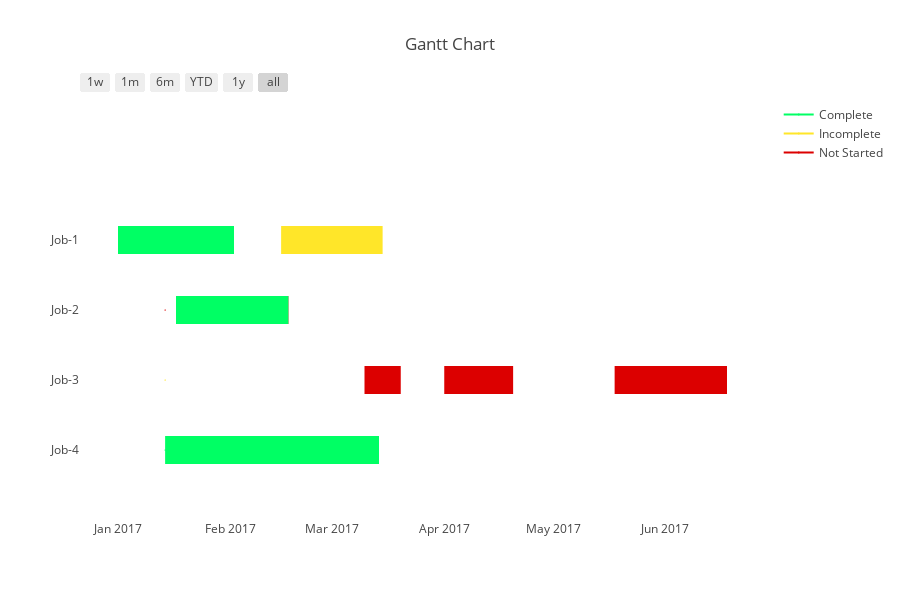

Here is the notebook cell this chart was saved with:
### Markdown cell above
# Group Tasks Together

### Code cell
import plotly.figure_factory as ff

df = [dict(Task="Job-1", Start='2017-01-01', Finish='2017-02-02', Resource='Complete'),
      dict(Task="Job-1", Start='2017-02-15', Finish='2017-03-15', Resource='Incomplete'),
      dict(Task="Job-2", Start='2017-01-17', Finish='2017-02-17', Resource='Not Started'),
      dict(Task="Job-2", Start='2017-01-17', Finish='2017-02-17', Resource='Complete'),
      dict(Task="Job-3", Start='2017-03-10', Finish='2017-03-20', Resource='Not Started'),
      dict(Task="Job-3", Start='2017-04-01', Finish='2017-04-20', Resource='Not Started'),
      dict(Task="Job-3", Start='2017-05-18', Finish='2017-06-18', Resource='Not Started'),
      dict(Task="Job-4", Start='2017-01-14', Finish='2017-03-14', Resource='Complete')]

colors = {'Not Started': 'rgb(220, 0, 0)',
          'Incomplete': (1, 0.9, 0.16),
          'Complete': 'rgb(0, 255, 100)'}

fig = ff.create_gantt(df, colors=colors, index_col='Resource', show_colorbar=True, group_tasks=True)
pyo.iplot(fig, filename='gantt-group-tasks-together')

### Figure 1 — Plotly figure (JSON) as saved in the notebook; plotly's stock layout.template omitted (floating-point values rounded to 4 significant figures)
{"data": [{"marker": {"color": "white"}, "name": "", "showlegend": false, "type": "scatter", "uid": "6f46074d-b784-4ee2-b921-ec9f4ecb8fd9", "x": ["2017-01-01", "2017-02-02"], "y": [3, 3]}, {"marker": {"color": "white"}, "name": "", "showlegend": false, "type": "scatter", "uid": "f4f263b4-bbdf-4ac8-85ba-dd6180c94dc1", "x": ["2017-02-15", "2017-03-15"], "y": [3, 3]}, {"marker": {"color": "white"}, "name": "", "showlegend": false, "type": "scatter", "uid": "5c1188d6-b90d-4e45-8d29-d4460b7de82a", "x": ["2017-01-17", "2017-02-17"], "y": [2, 2]}, {"marker": {"color": "white"}, "name": "", "showlegend": false, "type": "scatter", "uid": "4d706040-466d-4667-b72a-7b031cf738d7", "x": ["2017-01-17", "2017-02-17"], "y": [2, 2]}, {"marker": {"color": "white"}, "name": "", "showlegend": false, "type": "scatter", "uid": "85a620aa-8b00-4948-94ac-baae471926b9", "x": ["2017-03-10", "2017-03-20"], "y": [1, 1]}, {"marker": {"color": "white"}, "name": "", "showlegend": false, "type": "scatter", "uid": "aa917a69-e112-4858-a69a-95bd277b8435", "x": ["2017-04-01", "2017-04-20"], "y": [1, 1]}, {"marker": {"color": "white"}, "name": "", "showlegend": false, "type": "scatter", "uid": "0b446d4d-a59b-4c5f-a66b-57dbc0c12526", "x": ["2017-05-18", "2017-06-18"], "y": [1, 1]}, {"marker": {"color": "white"}, "name": "", "showlegend": false, "type": "scatter", "uid": "1a20837b-7c9d-4494-b30d-c22cd1761f39", "x": ["2017-01-14", "2017-03-14"], "y": [0, 0]}, {"hoverinfo": "none", "marker": {"color": "rgb(0, 255, 100)", "size": 1}, "name": "Complete", "showlegend": true, "type": "scatter", "uid": "d2ccad70-f742-4cde-ae39-98a1eb3751b8", "x": ["2017-01-14", "2017-01-14"], "y": [0, 0]}, {"hoverinfo": "none", "marker": {"color": "rgb(255, 230, 41)", "size": 1}, "name": "Incomplete", "showlegend": true, "type": "scatter", "uid": "059a192c-a745-4687-8f44-635e7aeaec19", "x": ["2017-01-14", "2017-01-14"], "y": [1, 1]}, {"hoverinfo": "none", "marker": {"color": "rgb(220, 0, 0)", "size": 1}, "name": "Not Started", "showlegend": true, "type": "scatter", "uid": "cc857fe4-3f5c-4640-907b-932050ffe8a6", "x": ["2017-01-14", "2017-01-14"], "y": [2, 2]}], "layout": {"height": 600, "hovermode": "closest", "shapes": [{"fillcolor": "rgb(0, 255, 100)", "line": {"width": 0}, "opacity": 1, "type": "rect", "x0": "2017-01-01", "x1": "2017-02-02", "xref": "x", "y0": 2.8, "y1": 3.2, "yref": "y"}, {"fillcolor": "rgb(255, 230, 41)", "line": {"width": 0}, "opacity": 1, "type": "rect", "x0": "2017-02-15", "x1": "2017-03-15", "xref": "x", "y0": 2.8, "y1": 3.2, "yref": "y"}, {"fillcolor": "rgb(220, 0, 0)", "line": {"width": 0}, "opacity": 1, "type": "rect", "x0": "2017-01-17", "x1": "2017-02-17", "xref": "x", "y0": 1.8, "y1": 2.2, "yref": "y"}, {"fillcolor": "rgb(0, 255, 100)", "line": {"width": 0}, "opacity": 1, "type": "rect", "x0": "2017-01-17", "x1": "2017-02-17", "xref": "x", "y0": 1.8, "y1": 2.2, "yref": "y"}, {"fillcolor": "rgb(220, 0, 0)", "line": {"width": 0}, "opacity": 1, "type": "rect", "x0": "2017-03-10", "x1": "2017-03-20", "xref": "x", "y0": 0.8, "y1": 1.2, "yref": "y"}, {"fillcolor": "rgb(220, 0, 0)", "line": {"width": 0}, "opacity": 1, "type": "rect", "x0": "2017-04-01", "x1": "2017-04-20", "xref": "x", "y0": 0.8, "y1": 1.2, "yref": "y"}, {"fillcolor": "rgb(220, 0, 0)", "line": {"width": 0}, "opacity": 1, "type": "rect", "x0": "2017-05-18", "x1": "2017-06-18", "xref": "x", "y0": 0.8, "y1": 1.2, "yref": "y"}, {"fillcolor": "rgb(0, 255, 100)", "line": {"width": 0}, "opacity": 1, "type": "rect", "x0": "2017-01-14", "x1": "2017-03-14", "xref": "x", "y0": -0.2, "y1": 0.2, "yref": "y"}], "showlegend": true, "title": {"text": "Gantt Chart"}, "width": 900, "xaxis": {"rangeselector": {"buttons": [{"count": 7, "label": "1w", "step": "day", "stepmode": "backward"}, {"count": 1, "label": "1m", "step": "month", "stepmode": "backward"}, {"count": 6, "label": "6m", "step": "month", "stepmode": "backward"}, {"count": 1, "label": "YTD", "step": "year", "stepmode": "todate"}, {"count": 1, "label": "1y", "step": "year", "stepmode": "backward"}, {"step": "all"}]}, "showgrid": false, "type": "date", "zeroline": false}, "yaxis": {"autorange": false, "range": [-1, 5], "showgrid": false, "ticktext": ["Job-4", "Job-3", "Job-2", "Job-1"], "tickvals": [0, 1, 2, 3], "zeroline": false}}}
